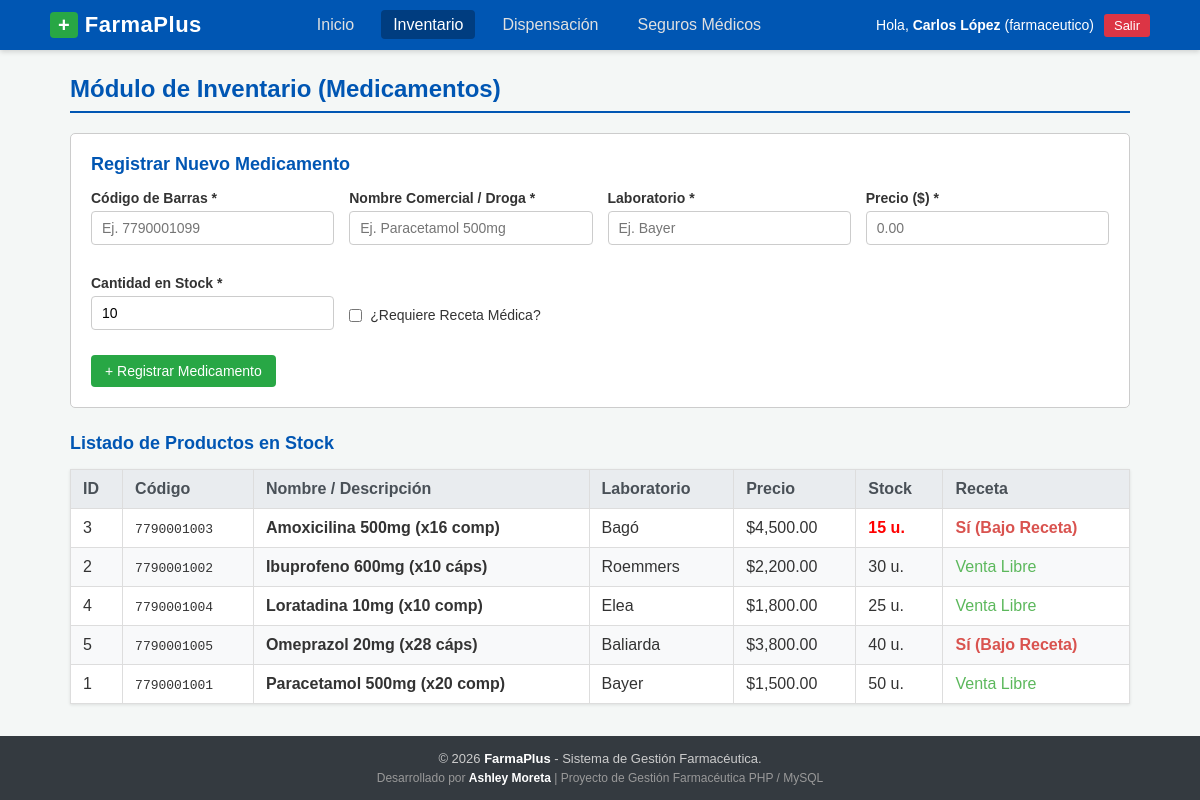
The page /inventario.php (signed in) on the database its author committed.
### tables this page shows
CREATE TABLE IF NOT EXISTS `medicamentos` (
  `id` INT AUTO_INCREMENT PRIMARY KEY,
  `codigo_barras` VARCHAR(50) NOT NULL UNIQUE,
  `nombre` VARCHAR(120) NOT NULL,
  `laboratorio` VARCHAR(100) NOT NULL,
  `precio` DECIMAL(10,2) NOT NULL,
  `stock` INT NOT NULL DEFAULT 0,
  `requiere_receta` TINYINT(1) DEFAULT 0
);

### inventario.php (the view, shortened to what this page needs)
<?php
require_once 'header.php';
$medicamentos = $pdo->query("SELECT * FROM medicamentos ORDER BY nombre ASC")->fetchAll();
?>
<h1 class="titulo-pagina">Módulo de Inventario (Medicamentos)</h1>
<div class="card-formulario">
    <h2 style="font-size: 18px; margin-bottom: 15px; color: #0056b3;">Registrar Nuevo Medicamento</h2>
    <form method="POST" action="inventario.php">
        <div style="display: grid; grid-template-columns: repeat(auto-fit, minmax(200px, 1fr)); gap: 15px;">
            <div class="grupo-form">
                <label for="codigo_barras">Código de Barras *</label>
                <input type="text" id="codigo_barras" name="codigo_barras" required placeholder="Ej. 7790001099">
            </div>
            <div class="grupo-form">
                <label for="nombre">Nombre Comercial / Droga *</label>
                <input type="text" id="nombre" name="nombre" required placeholder="Ej. Paracetamol 500mg">
            </div>
            <div class="grupo-form">
                <label for="laboratorio">Laboratorio *</label>
                <input type="text" id="laboratorio" name="laboratorio" required placeholder="Ej. Bayer">
            </div>
            <div class="grupo-form">
                <label for="precio">Precio ($) *</label>
                <input type="number" step="0.01" id="precio" name="precio" required placeholder="0.00">
            </div>
            <div class="grupo-form">
                <label for="stock">Cantidad en Stock *</label>
                <input type="number" id="stock" name="stock" required placeholder="0" value="10">
            </div>
            <div class="grupo-form" style="display: flex; align-items: center; gap: 8px; margin-top: 25px;">
                <input type="checkbox" id="requiere_receta" name="requiere_receta" value="1" style="width: auto;">
                <label for="requiere_receta" style="margin-bottom: 0; font-weight: normal;">¿Requiere Receta Médica?</label>
            </div>
        </div>
        <button type="submit" class="btn btn-exito" style="margin-top: 10px;">+ Registrar Medicamento</button>
    </form>
</div>
<h2 style="font-size: 18px; color: #0056b3; margin-top: 20px;">Listado de Productos en Stock</h2>
<table class="tabla-datos">
    <thead>
        <tr>
            <th>ID</th>
            <th>Código</th>
            <th>Nombre / Descripción</th>
            <th>Laboratorio</th>
            <th>Precio</th>
            <th>Stock</th>
            <th>Receta</th>
        </tr>
    </thead>
    <tbody>
        <?php foreach ($medicamentos as $med): ?>
            <tr>
                <td><?= $med['id'] ?></td>
                <td><code><?= htmlspecialchars($med['codigo_barras']) ?></code></td>
                <td><strong><?= htmlspecialchars($med['nombre']) ?></strong></td>
                <td><?= htmlspecialchars($med['laboratorio']) ?></td>
                <td>$<?= number_format($med['precio'], 2) ?></td>
                <td>
                    <span style="<?= $med['stock'] <= 15 ? 'color: red; font-weight: bold;' : '' ?>">
                        <?= $med['stock'] ?> u.
                    </span>
                </td>
                <td>
                    <?php if ($med['requiere_receta']): ?>
                        <span style="color: #d9534f; font-weight: bold;">Sí (Bajo Receta)</span>
                    <?php else: ?>
                        <span style="color: #5cb85c;">Venta Libre</span>
                    <?php endif; ?>
                </td>
            </tr>
        <?php endforeach; ?>
    </tbody>
</table>
<?php require_once 'footer.php'; ?>

### css/estilos.css (style rules this page uses)
* { box-sizing: border-box; margin: 0; padding: 0; }
body { font-family: Arial, Helvetica, sans-serif; background-color: #f4f7f6; color: #333333; display: flex; flex-direction: column; min-height: 100vh; }
.titulo-pagina { font-size: 24px; color: #0056b3; border-bottom: 2px solid #0056b3; padding-bottom: 8px; margin-bottom: 20px; }
.tabla-datos { width: 100%; border-collapse: collapse; background-color: #ffffff; margin-top: 15px; box-shadow: 0 1px 3px rgba(0,0,0,0.1); }
.tabla-datos th, .tabla-datos td { border: 1px solid #dddddd; padding: 10px 12px; text-align: left; }
.tabla-datos th { background-color: #e9ecef; color: #495057; font-weight: bold; }
.tabla-datos tr:nth-child(even) { background-color: #f8f9fa; }
.btn { display: inline-block; padding: 8px 14px; border: none; border-radius: 4px; cursor: pointer; font-size: 14px; text-decoration: none; font-weight: 500; }
.btn-exito { background-color: #28a745; color: white; }
.card-formulario { background-color: #ffffff; padding: 20px; border: 1px solid #cccccc; border-radius: 5px; margin-bottom: 25px; }
.grupo-form { margin-bottom: 15px; }
.grupo-form label { display: block; margin-bottom: 5px; font-weight: bold; font-size: 14px; }
.grupo-form input, .grupo-form select, .grupo-form textarea { width: 100%; padding: 8px 10px; border: 1px solid #cccccc; border-radius: 4px; font-size: 14px; }

### rows shown on the page
medicamentos: id "3", codigo_barras "7790001003", nombre "Amoxicilina 500mg (x16 comp)", laboratorio "Bagó", precio "4,500.00", stock "15", requiere_receta "Sí (Bajo Receta)"
medicamentos: id "2", codigo_barras "7790001002", nombre "Ibuprofeno 600mg (x10 cáps)", laboratorio "Roemmers", precio "2,200.00", stock "30", requiere_receta "Venta Libre"
medicamentos: id "4", codigo_barras "7790001004", nombre "Loratadina 10mg (x10 comp)", laboratorio "Elea", precio "1,800.00", stock "25", requiere_receta "Venta Libre"
medicamentos: id "5", codigo_barras "7790001005", nombre "Omeprazol 20mg (x28 cáps)", laboratorio "Baliarda", precio "3,800.00", stock "40", requiere_receta "Sí (Bajo Receta)"
medicamentos: id "1", codigo_barras "7790001001", nombre "Paracetamol 500mg (x20 comp)", laboratorio "Bayer", precio "1,500.00", stock "50", requiere_receta "Venta Libre"

### other values the page prints
$_SESSION['usuario_nombre'] "Carlos López"
$_SESSION['usuario_rol'] "farmaceutico"
